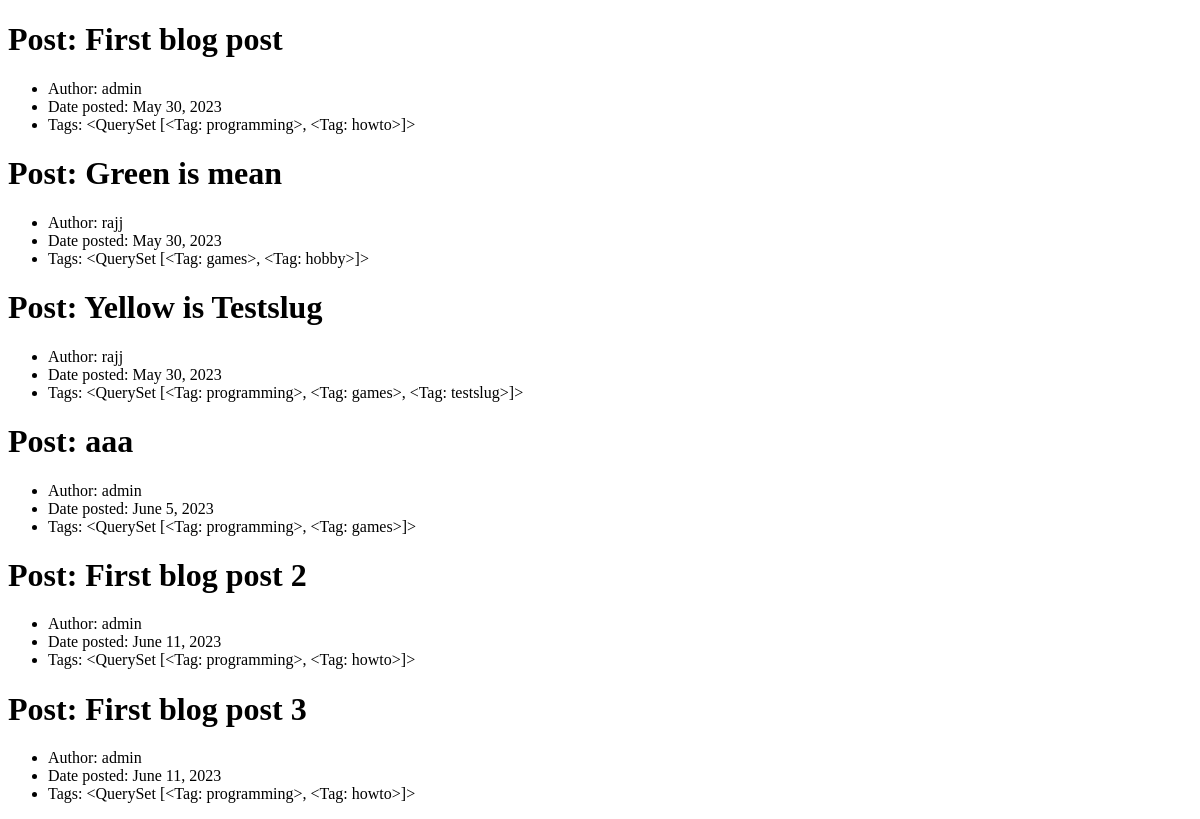
The page /blog/posts/ on the database as committed earlier.
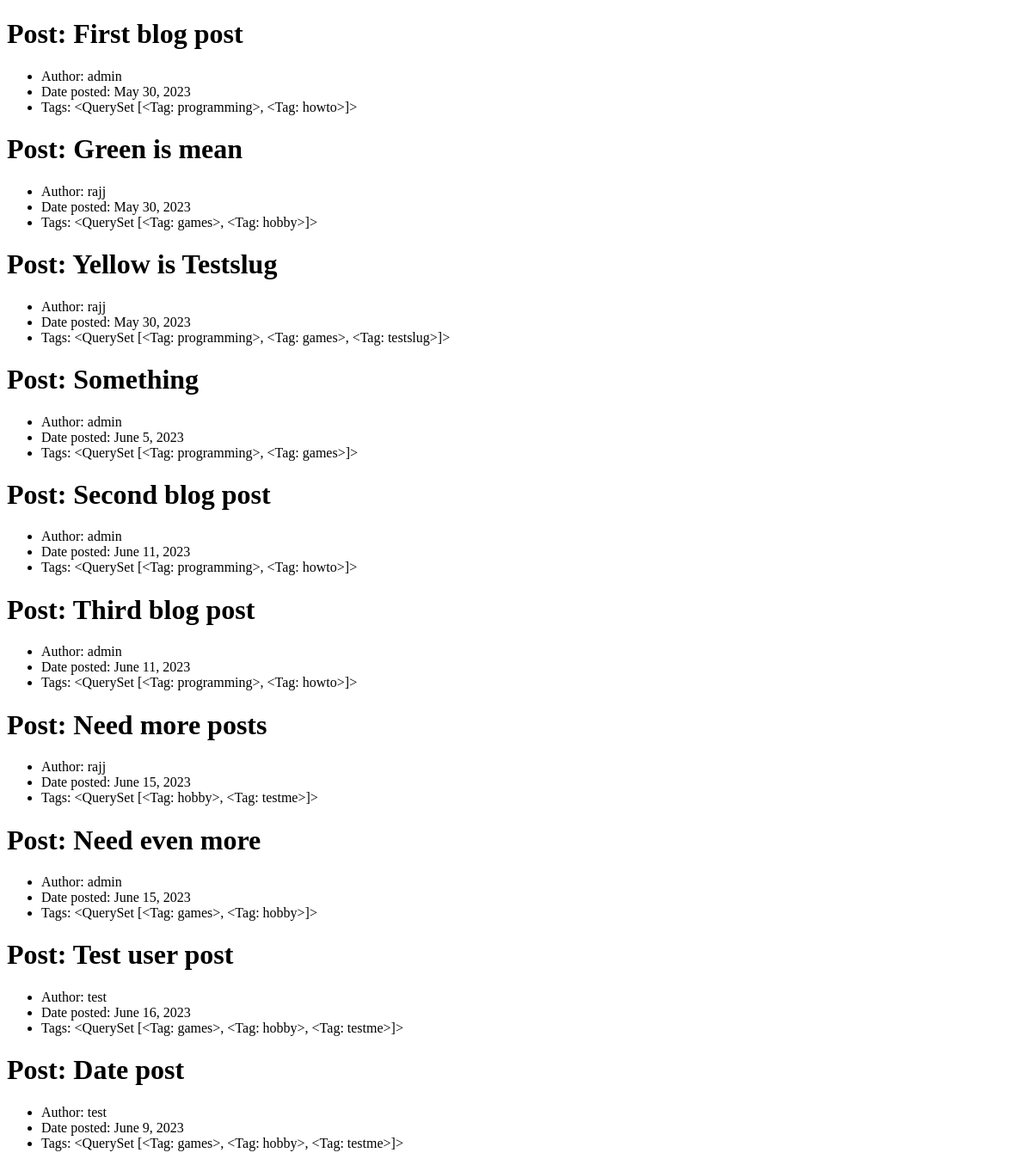
The same page on the database as committed later.
### blogapp/models.py (models this page shows, shortened)
class Post(models.Model):
    title = models.CharField(max_length=200)
    author = models.ForeignKey(User,
                                on_delete=models.CASCADE,
                                related_name="posts")
    date_posted = models.DateField()
    date_updated = models.DateField(auto_now=True, blank=True)
    tags = models.ManyToManyField(Tag, related_name="posts")
    content = models.TextField()
    img = models.URLField(max_length=250)
    views = models.IntegerField(default=0, blank=True)
    slug = models.SlugField(null=False, unique=True, default='temp')

class User(models.Model):
    username = models.CharField(max_length=50)
    name = models.CharField(max_length=50)
    password = models.CharField(max_length=50)
    mail = models.EmailField(max_length=100)
    bio = models.CharField(max_length=500)
    avatar = models.URLField(max_length=250)
    slug = models.SlugField(null=False, unique=True, default='temp')
    def __str__(self):
        return self.username

class Tag(models.Model):
    name = models.CharField(max_length=25)
    description = models.CharField(max_length=500)
    slug = models.SlugField(null=False, unique=True, default='temp')
    def __str__(self):
        return self.name

### blogapp/views.py (the view)
# urls.py: path("posts/", PostListView.as_view(), name="post_list"),
class PostListView(ListView):
    model = Post
    template_name = "blogapp/post_list.html"

### blogapp/templates/blogapp/post_list.html (shortened to what this page needs)
<!DOCTYPE html>
<html lang="en">
<head>
</head>
<body>
    {% for object in object_list %}
    <h1>Post: {{object.title}} </h1>
    <ul>
        <li>Author: {{object.author}}</li>
        <li>Date posted: {{object.date_posted}}</li>
        <li>Tags: {{object.tags.all}}</li>
    </ul>
    {% endfor %}
</body>
</html>

Rows that differ between the two databases and show on the page:
changed Post "<QuerySet [<Tag: programming>, <Tag: games>]>": title "aaa" → "Something"
changed Post: title "First blog post 2" → "Second blog post"
changed Post: title "First blog post 3" → "Third blog post"
added Post: title "Need more posts", author "rajj", date_posted "June 15, 2023", tags.all "<QuerySet [<Tag: hobby>, <Tag: testme>]>"
added Post: title "Need even more", author "admin", date_posted "June 15, 2023", tags.all "<QuerySet [<Tag: games>, <Tag: hobby>]>"
added Post: title "Test user post", author "test", date_posted "June 16, 2023", tags.all "<QuerySet [<Tag: games>, <Tag: hobby>, <Tag: testme>]>"
added Post: title "Date post", author "test", date_posted "June 9, 2023", tags.all "<QuerySet [<Tag: games>, <Tag: hobby>, <Tag: testme>]>"
